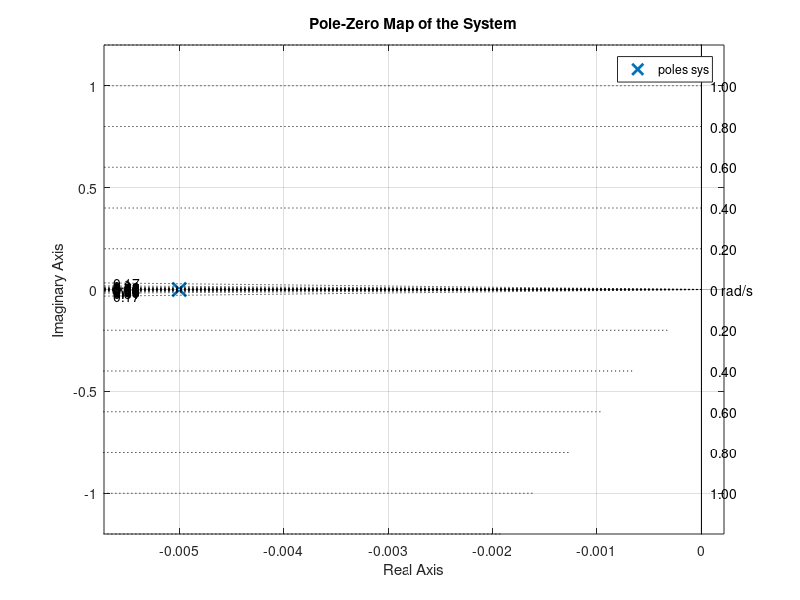

Recreate this plot in MATLAB.
%% Stability Analysis of Water Tank System
clear; clc; close all;

% 1. Define Linearized Model (G(s) = 20 / (200s + 1))
num = [20];
den = [200 1];
sys = tf(num, den);

% 2. Pole-Zero Map
figure(1);
pzmap(sys);
grid on;
title('Pole-Zero Map of the System');
sgrid;

% 3. Extract Poles
poles = pole(sys);
disp('--------------------------------------------------');
disp('System Poles:');
disp(poles);

% 4. Routh-Hurwitz Check
disp('--------------------------------------------------');
disp('Characteristic Equation Coefficients:');
disp(['a1 (s^1): ', num2str(den(1))]);
disp(['a0 (s^0): ', num2str(den(2))]);

if all(den > 0)
    disp('Result: All coefficients are positive -> System is Stable.');
else
    disp('Result: Unstable.');
end
disp('--------------------------------------------------');
